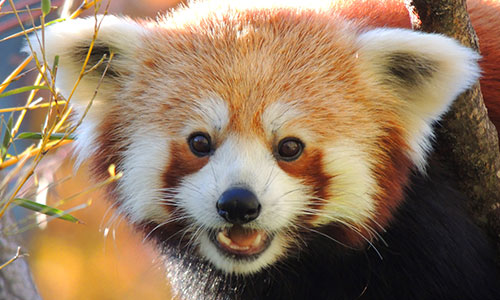
#> input picture pictures/red_panda.jpg, 500 x 300 px, found by its file name
$ python Drawing_image.py
#> lines starting #> are read from the running program, lines starting #| are printed output that depends on the picture
import cv2
import numpy as np
image = cv2.imread("red_panda.jpg")
#> image is the input picture: shape (300, 500, 3); mean B, G, R 96.8, 121.6, 146.7


blue = (255,0,0)
red = (0,0,255)
green = (0,255,0)
violet = (180,180,0)
yellow = (0,100,100)
white = (255,255,255)
cv2.line(image,(50,30),(450,35),blue,thickness=5)
cv2.circle(image,(240,205),23,red,-1)
cv2.rectangle(image,(50,60),(450,95),green,-1)
cv2.ellipse(image,(250,150),(100,50),0,0,360,violet,-1)
points = np.array([[140,230],[380,230],[320,250],[250,280]],np.int32)

font = cv2.FONT_HERSHEY_SIMPLEX
cv2.polylines(image,[points],True,yellow,thickness=3)

cv2.putText(image,"Panda",[20,100],font,3,white,thickness=3)
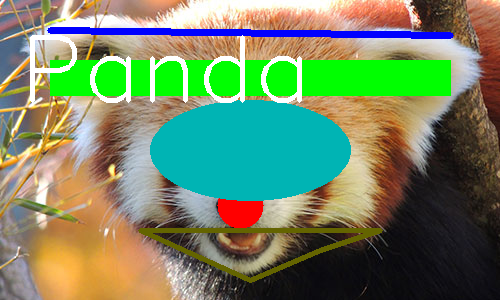
#> image: shape (300, 500, 3); mean B, G, R 98.8, 134.6, 114.1


# shape = image.shape
# print(shape)
cv2.imshow("red panda",image)
cv2.waitKey(0)
cv2.destroyAllWindows()

$ run again, with pictures/image-02.jpeg copied over pictures/red_panda.jpg
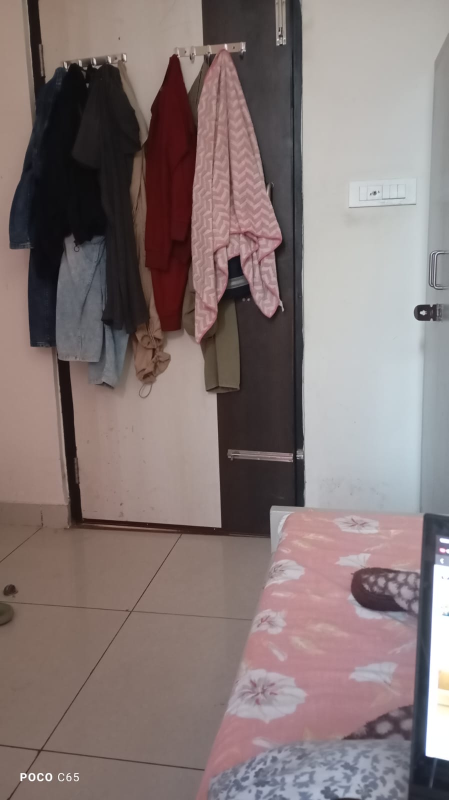
#> input picture pictures/image-02.jpeg, 897 x 1600 px, found by its file name (shown at 1/2 size)
#> image is the input picture: shape (1600, 897, 3); mean B, G, R 118.4, 119.5, 133.3
#> `cv2.putText(image,"Panda",[20,100],font,3,white,thickness=3)`:
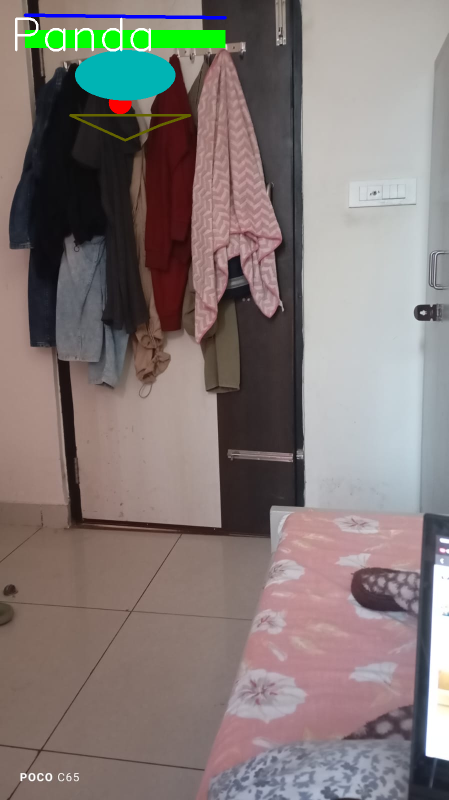
#> image: shape (1600, 897, 3) (shown at 1/2 size); mean B, G, R 119, 121.8, 131.2

$ run again, with pictures/img-01.jpeg copied over pictures/red_panda.jpg
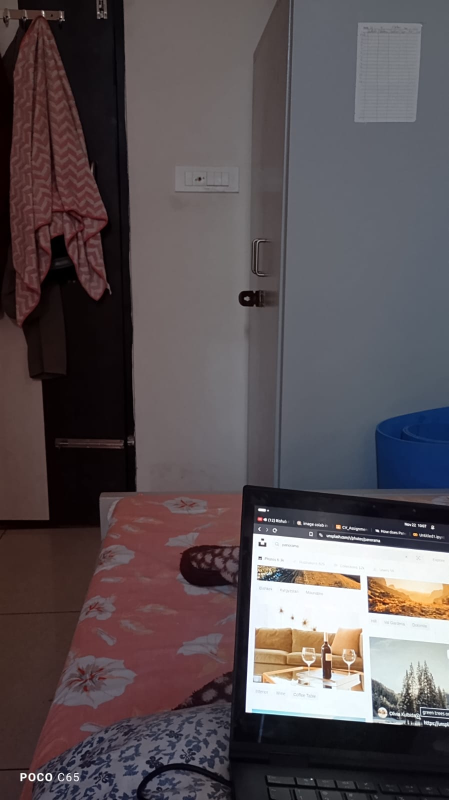
#> input picture pictures/img-01.jpeg, 897 x 1600 px, found by its file name (shown at 1/2 size)
#> image is the input picture: shape (1600, 897, 3); mean B, G, R 84, 80.9, 89.7
#> `cv2.putText(image,"Panda",[20,100],font,3,white,thickness=3)`:
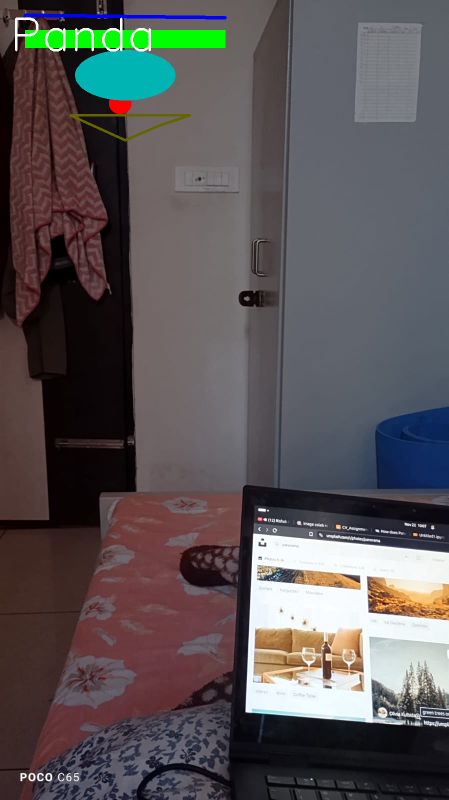
#> image: shape (1600, 897, 3) (shown at 1/2 size); mean B, G, R 85.6, 84.3, 88.9
